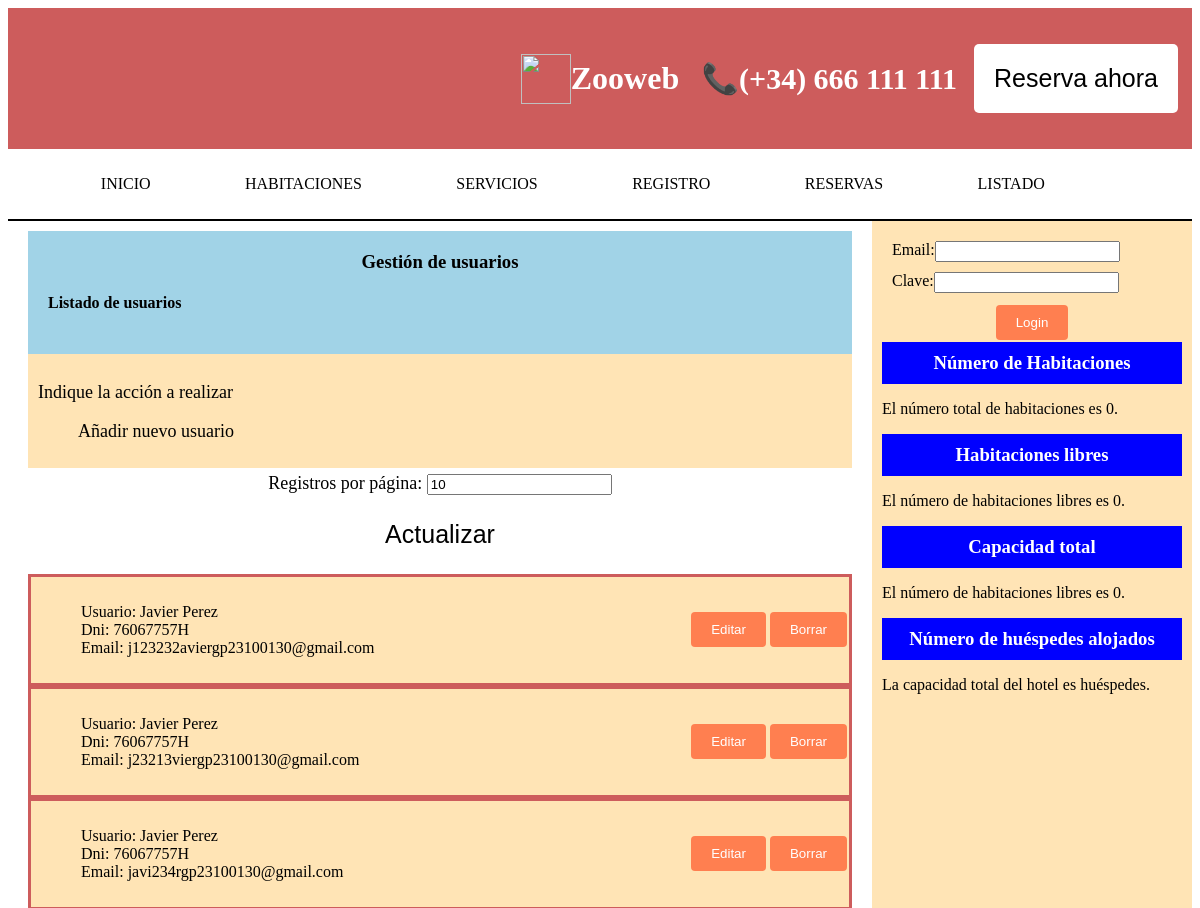
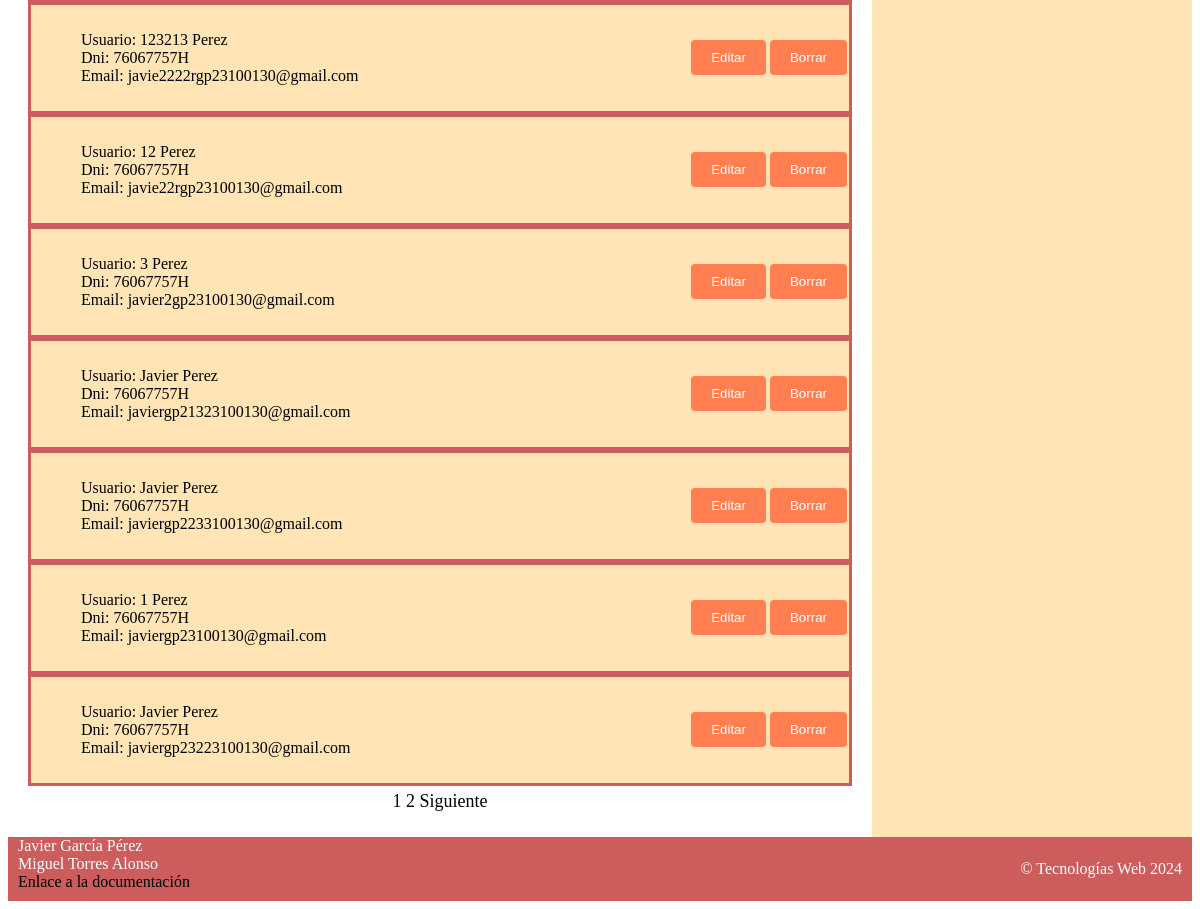
Screenshot of /listado.php with the database file from the repository (2 pictures, top to bottom).
### tables this page shows
CREATE TABLE `usuarios` (
  `nombre` varchar(255) DEFAULT NULL,
  `apellidos` varchar(255) DEFAULT NULL,
  `dni` varchar(9) DEFAULT NULL,
  `email` varchar(255) NOT NULL,
  `clave` varchar(255) DEFAULT NULL,
  `tarjeta` varchar(16) NOT NULL,
  `rol` varchar(15) NOT NULL
);

### listado.php (the view, shortened to what this page needs)
<!DOCTYPE html>
<html>
<?php
include ("partials/head-html.php");
?>
<body>
    <?php include ("partials/db_connection.php"); ?>
    <?php include ("partials/header-nav.php"); ?>
    <div class="contenedor">
        <main>
            <div class='listado'>
                <h3>Gestión de usuarios</h3>
                <h4>Listado de usuarios</h4>
            </div>
            <div class='accion-a-realizar'>
                <p>Indique la acción a realizar</p>
                <ul>
                    <li><a href="registro.php">Añadir nuevo usuario</a></li>
                </ul>
            </div>
            <?php
            $registros_pag = isset($_SESSION['registros_pag']) ? $_SESSION['registros_pag'] : 10;
            $total_registros_query = mysqli_query($db, 'SELECT COUNT(*) as total FROM usuarios');
            $total_registros = mysqli_fetch_assoc($total_registros_query)['total'];
            $total_paginas = ceil($total_registros / $registros_pag);
            $pagina_actual = isset($_GET['pagina']) ? $_GET['pagina'] : 1;
            $indice_inicial = ($pagina_actual - 1) * $registros_pag;
            ?>
            <form method="POST" action="" class="registros_pag">
                <label class="">Registros por página:</label>
                <input class="" type="number" id="registros_pag" name="registros_pag"
                    value="<?php echo $registros_pag; ?>">
                <input id="enviar" type="submit" value="Actualizar">
            </form>
            <?php
            $resultado = mysqli_query($db, "SELECT * FROM usuarios LIMIT $indice_inicial, $registros_pag");
            if ($resultado && mysqli_num_rows($resultado) > 0) {
                while ($fila = mysqli_fetch_assoc($resultado)) { ?>
                    <div class="datos-total">
                        <div class="datos-cada-usuario">
                            <?php
                            echo '<ul>';
                            echo '<li>Usuario: ' . $fila['nombre'] . " " . $fila['apellidos'] . '</li>';
                            echo '<li>Dni: ' . $fila['dni'] . '</li>';
                            echo '<li>Email: ' . $fila['email'] . '</li>';
                            echo '</ul>'; ?>
                        </div>
                        <div class="editar-usuario">
                            <form method="GET" action="reservas.php">
                                <input type="submit" value="Editar">
                            </form>
                        </div>
                        <div class="editar-usuario">
                            <form method="GET" action="borrar-perfil.php">
                                <input type="submit" value="Borrar">
                            </form>
                        </div>
                    </div>
                <?php }
            } else {
                echo 'No hay registros para mostrar.';
            }
            ?>
            <div class="paginacion">
                <?php if ($total_paginas > 1): ?>
                    <?php for ($i = 1; $i <= $total_paginas; $i++): ?>
                        <a href="?pagina=<?php echo $i; ?>" <?php echo ($pagina_actual == $i) ? 'class="active"' : ''; ?>><?php echo $i; ?></a>
                    <?php endfor; ?>
                    <?php if ($pagina_actual < $total_paginas): ?>
                        <a href="?pagina=<?php echo ($pagina_actual + 1); ?>">Siguiente</a>
                    <?php endif; ?>
                <?php endif; ?>
            </div>
        </main>
        <?php
    include ("partials/side-menu.php");
    ?>
  <?php include ("partials/footer.php"); ?>
</body>
</html>

### vista/estiloProyecto.css (style rules this page uses)
#enviar { background-color: white; color: rgb(0, 0, 0); padding: 20px 20px; font-size: 25px; border: none; border-radius: 5px; }
main { flex-grow: 1; padding: 20px; }
h3 { margin: 0; padding: 0; text-align: center; }
.contenedor { display: flex; min-height: 50vh; }
body { height: 100%; }
input[type='submit'] { background-color: coral; display: block; color: white; padding: 10px 20px; border: none; border-radius: 4px; cursor: pointer; margin: 2px; }
.listado { background-color: rgb(161, 211, 231); padding: 20px; margin-top: -10px; }
a { color: black; text-decoration: none; }
.accion-a-realizar { background-color: moccasin; padding: 10px; }
.accion-a-realizar p { font-size: large; }
.accion-a-realizar ul li { list-style-type: none; font-size: large; }
.datos-cada-usuario, .datos-cada-incidencia { background-color: moccasin; padding: 10px; flex: 1; }
.datos-cada-usuario li { list-style-type: none; }
.datos-total { background-color: moccasin; border: 3px solid indianred; display: flex; align-items: center; }
.paginacion, .registros_pag, form.registros_pag input[type='submit'] { display: block; margin: 5px auto; font-size: large; text-align: center; }

### rows the page displays
usuarios: nombre "Javier", apellidos "Perez", dni "76067757H", email "j123232aviergp23100130@gmail.com"
usuarios: nombre "Javier", apellidos "Perez", dni "76067757H", email "j23213viergp23100130@gmail.com"
usuarios: nombre "Javier", apellidos "Perez", dni "76067757H", email "javi234rgp23100130@gmail.com"
usuarios: nombre "123213", apellidos "Perez", dni "76067757H", email "javie2222rgp23100130@gmail.com"
usuarios: nombre "12", apellidos "Perez", dni "76067757H", email "javie22rgp23100130@gmail.com"
usuarios: nombre "3", apellidos "Perez", dni "76067757H", email "javier2gp23100130@gmail.com"
usuarios: nombre "Javier", apellidos "Perez", dni "76067757H", email "javiergp21323100130@gmail.com"
usuarios: nombre "Javier", apellidos "Perez", dni "76067757H", email "javiergp2233100130@gmail.com"
usuarios: nombre "1", apellidos "Perez", dni "76067757H", email "javiergp23100130@gmail.com"
usuarios: nombre "Javier", apellidos "Perez", dni "76067757H", email "javiergp23223100130@gmail.com"

### other values shown
$total_habitaciones "0"
$habitaciones_libres "0"
